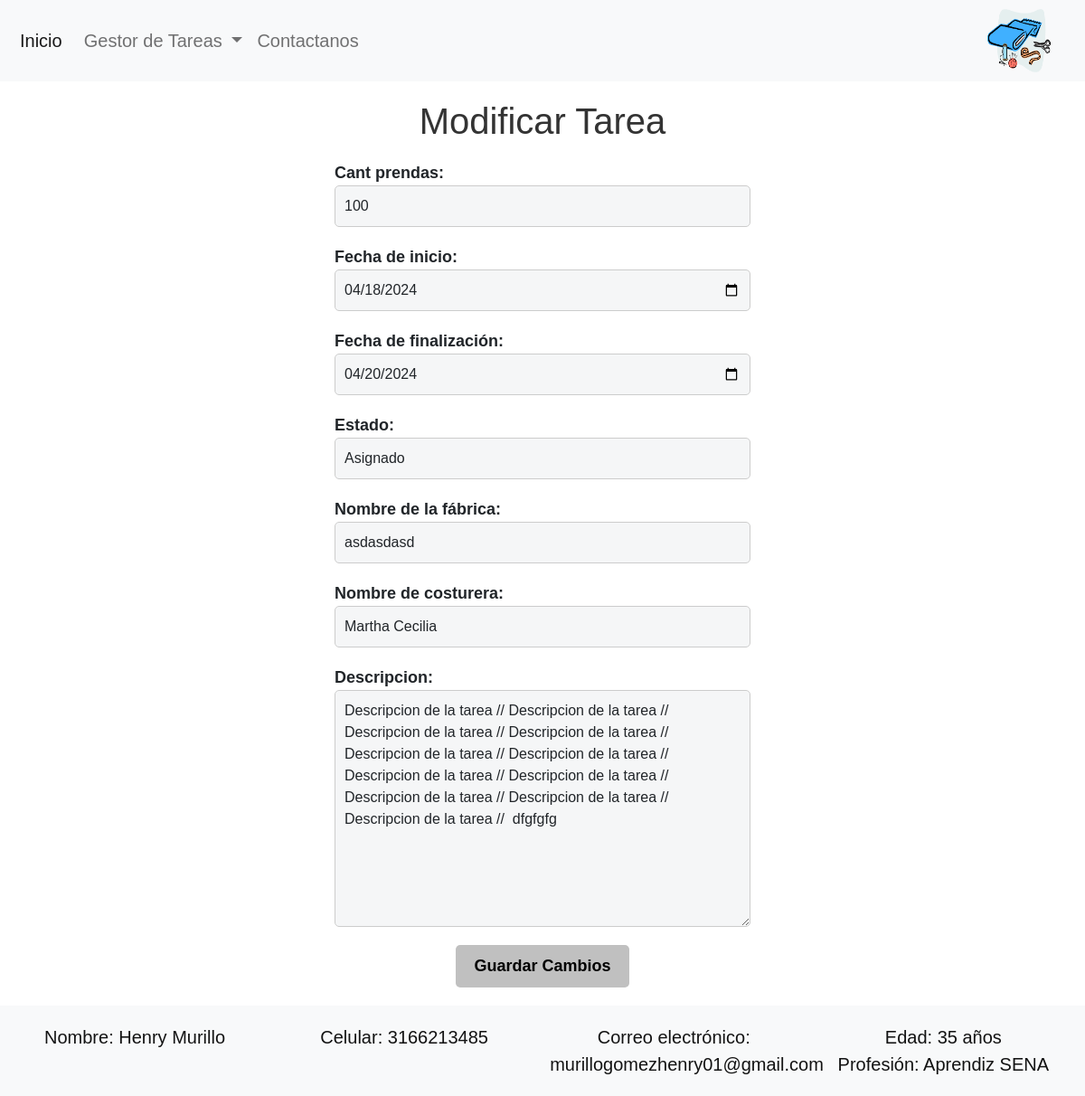
/tareas/modificar/4/, run on the app's committed database.
### fabrica/models.py (models this page shows)
class Tareas(models.Model):
    descripcion = models.TextField()
    cant_prendas = models.IntegerField()
    fecha_ini = models.DateField()
    fecha_fin = models.DateField()
    estado = models.ForeignKey(Estado, on_delete=models.CASCADE)
    fabrica = models.ForeignKey(Fabrica, on_delete=models.CASCADE)
    costurera = models.ForeignKey(Costureras, on_delete=models.SET_NULL, null=True, blank=True)

### fabrica/views.py (the view)
# urls.py: path('tareas/modificar/<int:id>/', views.modificar_tarea, name='modificar_tarea'),
def modificar_tarea(request, id):
    tarea = get_object_or_404(Tareas, id=id)
    if request.method == 'POST':
        form = TareaForm(request.POST, instance=tarea)
        if form.is_valid():
            form.save()
            return redirect('lista_tareas')
    else:
        form = TareaForm(instance=tarea)
    return render(request, 'modificar_tarea.html', {'form': form})

### fabrica/models.py (called while the page is built)
    def __str__(self):
        return self.nombre

    def __str__(self):
        return self.nombre

    def __str__(self):
        return self.nombre

### templates/modificar_tarea.html (shortened to what this page needs)
{% extends "layouts/app.html" %}
{% block content %}
<div class="form-container">
</head>
<body>
    <h1>Modificar Tarea</h1>
    <form method="post">
        {{ form.as_p }}
        <button type="submit">Guardar Cambios</button>
    </form>
{% endblock %}

### static/styles.css (style rules this page uses)
* { box-sizing: border-box; padding: 0; margin: 0; }
body { display: flex; flex-direction: column; min-height: 100vh; margin: 0; position: relative; font-family: 'Roboto', sans-serif; font-size: 20px; }
.form-control { width: 100%; padding: 10px; margin-bottom: 20px; border: 1px solid #ccc; border-radius: 5px; box-sizing: border-box; background-color: #f0f0f0; }
.form-container { max-width: 500px; margin: 0 auto; padding: 20px; font-size: 18px; font-weight: bold; font-family: Arial, sans-serif; }
.form-container h1 { text-align: center; color: #333; margin-bottom: 20px; }
.form-container button[type="submit"] { background-color: #c0c0c0; color: black; font-weight: bold; padding: 10px 20px; border: none; border-radius: 5px; cursor: pointer; display: block; margin: 0 auto; }
.bg-color { background-color: #f5f6f7; }
.form-container { width: 45%; padding: 20px; box-sizing: border-box; }

### data on the page
Tareas: cant_prendas "100", fecha_ini "04/18/2024", fecha_fin "04/20/2024", estado "Asignado", fabrica "asdasdasd", costurera "Martha Cecilia", descripcion "Descripcion de la tarea // Descripcion de la tarea // Descripcion de la tarea // Descripcion de la tarea // Descripcion de la tarea // Descripcion de la tarea // Descripcion de la tarea // Descripcion de la tarea // Descripcion de la tarea // Descripcion de la tarea // Descripcion de la tarea // dfgfgfg"
